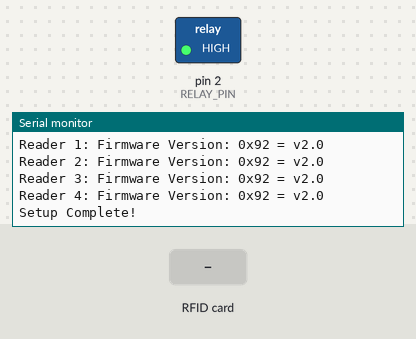
Recording of a sketch running on a simulated Arduino Uno, built with avr-gcc and run on an emulated ATmega328P. On the bench: switched loads named in the sketch (green lamp = pin HIGH), the last lines printed to the serial monitor. Inputs (shaded band) come from the test bench. Pins used as bus, display or sensor lines are not drawn.

Above: at 1.4 s.
1.5 s: RFID card A9 46 22 56 held to the reader
At 2.5 s:
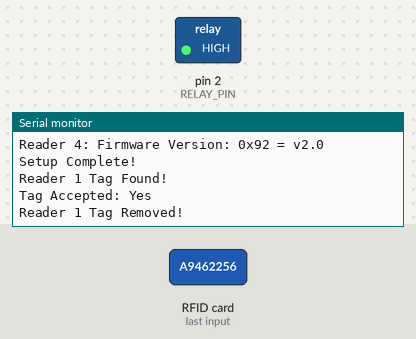
3.0 s: RFID card 5E 7A 19 C4 held to the reader
At 3.23 s:
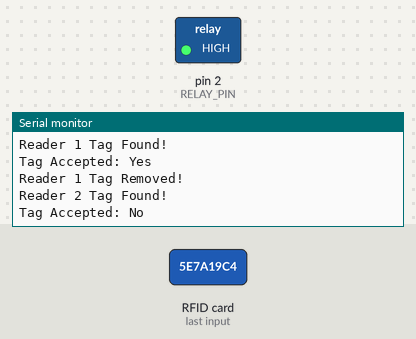
Timing chart, 0 to 6.0 s (numbered marks = the images above; inputs shaded):
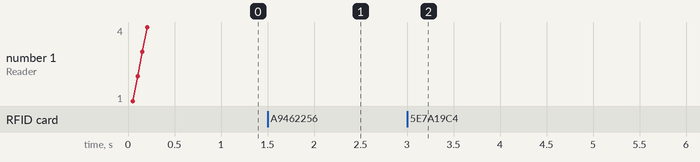

Measured:
- after the input at 1.5 s, the serial monitor: prints a new line at once (image 1)
- after the input at 3.0 s, the serial monitor: prints a new line at once (image 2)

The sketch:

PudShelf.ino
```cpp
#include <SPI.h>
#include <MFRC522.h>

#define RST_PIN 5
#define NUM_OF_READERS 4
#define RELAY_PIN 2

byte ACCEPTED_TAGS_A[][4] = {
  {0xA9, 0x46, 0x22, 0x56},
  {0xA9, 0x0B, 0x3F, 0x56}
};

byte ACCEPTED_TAGS_B[][4] = {
  {0x59, 0x1F, 0x41, 0x56},
  {0xA9, 0x0B, 0x3F, 0x56}
};

byte ACCEPTED_TAGS_C[][4] = {
  {0x49, 0x8c, 0xFC, 0x51},
  {0xA9, 0x0B, 0x3F, 0x56}
};

byte ACCEPTED_TAGS_D[][4] = {
  {0X49, 0X2B, 0XFB, 0X51},
  {0xA9, 0x0B, 0x3F, 0x56}
};

byte ACCEPTED_TAGS_E[][4] = {
  {0X49, 0X2B, 0XFB, 0X51},
  {0xA9, 0x0B, 0x3F, 0x56}
};

byte ACCEPTED_TAGS_F[][4] = {
  {0X49, 0X2B, 0XFB, 0X51},
  {0xA9, 0x0B, 0x3F, 0x56}
};

byte ssPins[] = { 10, 8, 7, 6 };

bool ValidTag[NUM_OF_READERS];
bool TagPresent[NUM_OF_READERS];
bool TagPresentPrev[NUM_OF_READERS];
int ErrorCounter[NUM_OF_READERS];
bool TagFound[NUM_OF_READERS];

MFRC522 mfrc522[NUM_OF_READERS];

void setup() {
  // Attempt to open the Serial Port
  Serial.begin(9600);
  SPI.begin();

  // Set up the Relay pin
  pinMode(RELAY_PIN, OUTPUT);
  digitalWrite(RELAY_PIN, HIGH);

  // Initiate the properties and instances of each RFID
  for (int i = 0; i < NUM_OF_READERS; i++){
    ValidTag[i] = false;
    TagPresent[i] = false;
    TagPresentPrev[i] = false;
    ErrorCounter[i] = 0;
    TagFound[i] = 0;

    // Initialise the reader and set gain to max (optional)
    mfrc522[i].PCD_Init(ssPins[i], RST_PIN);
    //mfrc522[i].PCD_WriteRegister(mfrc522[i].RFCfgReg, (0x07<<4));
    //mfrc522[i].PCD_AntennaOn();

    // Print to Serial if it's connected
    if (Serial){
      Serial.print("Reader ");
      Serial.print(i + 1);
      Serial.print(": ");
      mfrc522[i].PCD_DumpVersionToSerial();
    }
  }

  if (Serial)
    Serial.println("Setup Complete!");
}

void loop() {
  // Cycle through each RFID Reader
  for (int i = 0; i < NUM_OF_READERS; i++){
    // Was a tag previously present?
    TagPresentPrev[i] = TagPresent[i];

    // Error Counter (just in case!)
    ErrorCounter[i]++;
    if (ErrorCounter[i] > 2)
      TagFound[i] = false;

    // Blank the register
    byte bufferATQA[2];
    byte bufferSize = sizeof(bufferATQA);
    mfrc522[i].PCD_WriteRegister(mfrc522[i].TxModeReg, 0x00);
    mfrc522[i].PCD_WriteRegister(mfrc522[i].RxModeReg, 0x00);
    mfrc522[i].PCD_WriteRegister(mfrc522[i].ModWidthReg, 0x26);

    // Is the status of the RFID OK?
    MFRC522::StatusCode result = mfrc522[i].PICC_RequestA(bufferATQA, &bufferSize);
    if (result == mfrc522[i].STATUS_OK){
      // If it can't read the card Serial again, we can quit out.
      if (!mfrc522[i].PICC_ReadCardSerial()){
        break;
      }

      // No error, so set the counter to 0 and indicate a tag was found
      ErrorCounter[i] = 0;
      TagFound[i] = true;
    }

    // A tag is present if a tag was found!
    TagPresent[i] = TagFound[i];

    // If a tag wasn't present before, but is now...
    if (TagPresent[i] && !TagPresentPrev[i]){
      if (Serial){
        Serial.print("Reader ");
        Serial.print(i + 1);
        Serial.println(" Tag Found!");
      }

      // Set whether this is a valid tag ID or not
      ValidTag[i] = CheckTag(i);
    }

     // If a tag was present but now isn't...
    if (!TagPresent[i] && TagPresentPrev[i]){
      if (Serial){
        Serial.print("Reader ");
        Serial.print(i + 1);
        Serial.println(" Tag Removed!");
      }

      // Set it as an invalid tag
      ValidTag[i] = false;
    }
  }

  // Once we've checked all the readers,
  // check to see if all readers have a tag and it is valid.
  bool bCompleted = true;
  for(int i = 0; i < NUM_OF_READERS; i++){
    bCompleted = TagPresent[i] && ValidTag[i];

    // If one is false, we can break the loop
    if (!bCompleted)
      break;
  }

  // Set the relay to the correct position.
  FlickRelay(bCompleted);
}

bool CheckTag(int readerNum){
  MFRC522 mfrc = mfrc522[readerNum];
  bool bMatch = true;

  // Cycle through each accepted Tag ID
  for (int x = 0; x < 2; x++) {
    bMatch = true;

    // Check each chunk of the ID
    for (int y = 0; y < mfrc.uid.size; y++){
      switch (readerNum){
        case 0:
          if (mfrc.uid.uidByte[y] != ACCEPTED_TAGS_A[x][y])
            bMatch = false;
          break;
        case 1:
          if (mfrc.uid.uidByte[y] != ACCEPTED_TAGS_B[x][y])
            bMatch = false;
          break;
        case 2:
          if (mfrc.uid.uidByte[y] != ACCEPTED_TAGS_C[x][y])
            bMatch = false;
          break;
        case 3:
          if (mfrc.uid.uidByte[y] != ACCEPTED_TAGS_D[x][y])
            bMatch = false;
          break;
        case 4:
          if (mfrc.uid.uidByte[y] != ACCEPTED_TAGS_E[x][y])
            bMatch = false;
          break;
        case 5:
          if (mfrc.uid.uidByte[y] != ACCEPTED_TAGS_F[x][y])
            bMatch  = false;
          break;
      }

      // If we don't have a match for one segment, break out to next ID
      if (!bMatch)
        break;
    }

    // If we have a full match, break out of the loop;
    if (bMatch)
      break;
  }

  if (Serial){
    Serial.print("Tag Accepted: ");
    Serial.println(bMatch ? "Yes" : "No");
  }

  return bMatch;
}

void FlickRelay(bool bOpen){
  digitalWrite(RELAY_PIN, bOpen ? LOW : HIGH);

  // If we've opened the relay, delay for a few seconds.
  if (bOpen)
    delay(3300);
}
```
